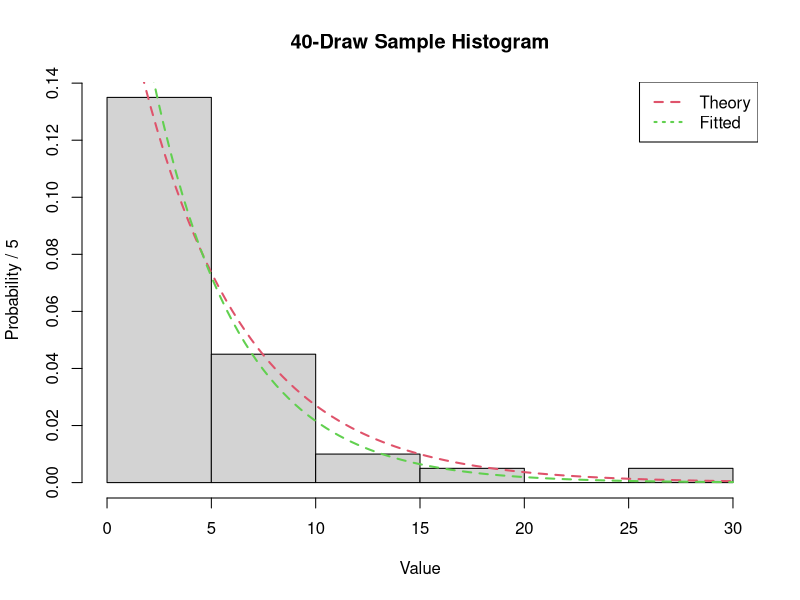
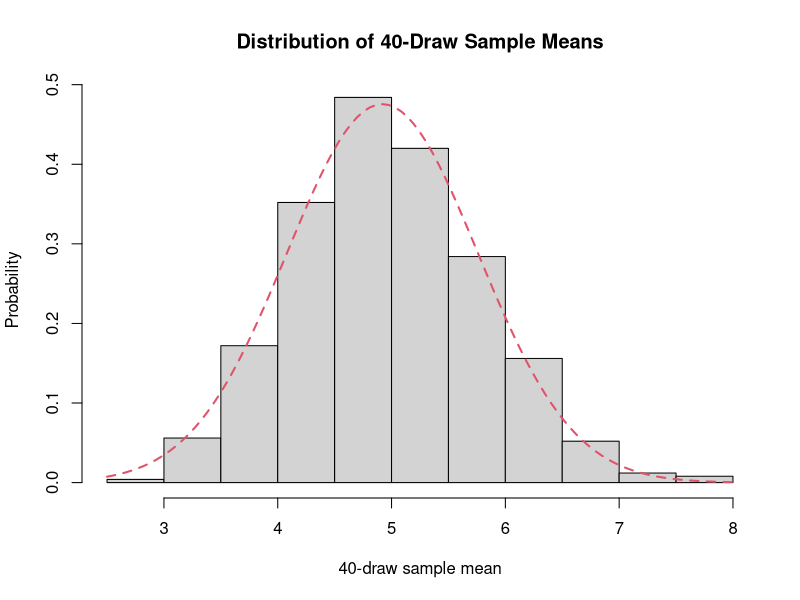
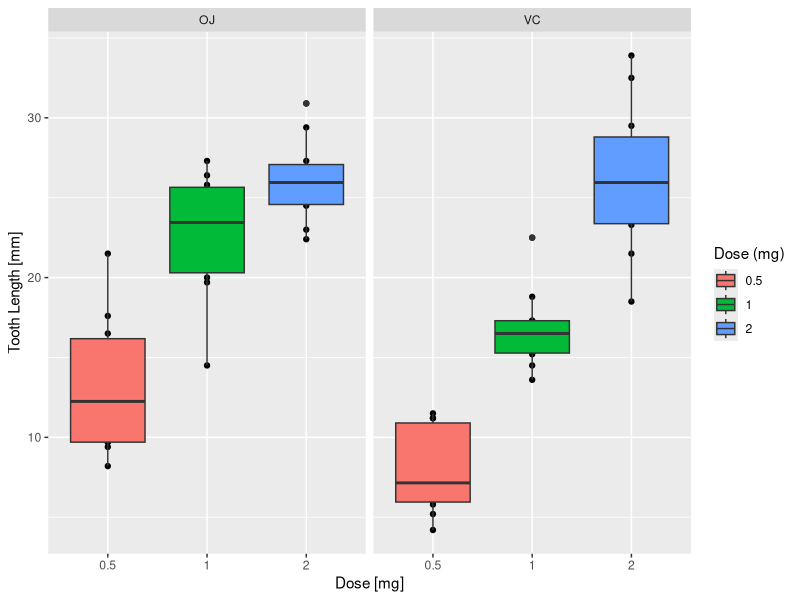

The R script that drew these images, in order:
## ---- chunk 1
knitr::opts_chunk$set(options(scipen=999))
## ---- chunk 2
library(dplyr)
library(ggplot2)
## ---- chunk 3
set.seed(15041707)
## ---- chunk 4
lambda <- 0.2
theoryMeanSD <- 1/lambda
expSample <- rexp(40, rate = lambda)
## ---- chunk 5
expMean <- mean(expSample)
expSD <- sd(expSample)
## ---- chunk 6
expMeanDiff <- 100*(theoryMeanSD-expMean)/theoryMeanSD
expSDDiff <- 100*(theoryMeanSD-expSD)/theoryMeanSD
## ---- chunk 7
# Calculate the number of breaks needed to span the sample with bins of width 1/lambda = 5
# Then create the histogram
histBreaks <- c((1:ceiling(max(expSample)/5 + 1))*5)-5 
expHist <- hist(expSample, prob=TRUE, main = "40-Draw Sample Histogram", xlab = "Value", ylab = "Probability / 5", breaks = histBreaks)
#Fit the histogram to exponential function, extract the fitted rate paramter
histDF <- data.frame(xval = expHist$mids, yval = expHist$density)
expFit <- nls(formula = yval ~ beta*exp(-beta * xval), data = histDF, start = list(beta = .2))
lambdaFit <- summary(expFit)$parameters[1,1]
#Add Theory and Fitted curves to histogram
curve(dexp(x, rate = 0.2), col = 2, lty = 2, lwd = 2, add = TRUE) #Theory
curve(dexp(x, rate = lambdaFit), col = 3, lty = 2, lwd = 2, add = TRUE) #Fitted
legend("topright", c("Theory", "Fitted"), col=c(2, 3), lwd=c(2,2), lty = c(2, 3))
## ---- chunk 8
# Calculate means of 1000 40-draw samples from exp function and create a histogram
mns = NULL
for (i in 1 : 1000) mns = c(mns, mean(rexp(40, rate = lambda)))
normHist <- hist(mns, prob=TRUE, xlab="40-draw sample mean", ylab="Probability", main="Distribution of 40-Draw Sample Means")
# Fit Histogram to a normal function and overlay the fitted function on the histogram
normHistDF <- data.frame(xval = normHist$mids, yval = normHist$density)
normFit <- nls( formula = yval ~ (1/(2*pi*sigma^2)^.5)*exp(-(xval-mu)^2/(2*sigma^2)), start=c(mu=theoryMeanSD,sigma=theoryMeanSD/sqrt(40)) , data = normHistDF)
fitParams <- summary(normFit)$parameters[,1:2]
fitParams
curve(dnorm(x, mean = fitParams[["mu",1]], sd = fitParams[["sigma",1]] ), col = 2, lty = 2, lwd = 2, add = TRUE) #Theory
## ---- chunk 9
head(ToothGrowth)
summary(ToothGrowth$len)
levels(ToothGrowth$supp)
as.numeric(levels(as.factor(ToothGrowth$dose)))
qplot(x=as.factor(dose), y=len, data=ToothGrowth, facets=~supp, xlab="Dose [mg]", ylab="Tooth Length [mm]") +
  geom_boxplot(aes(fill = as.factor(dose))) +
  scale_fill_discrete(name="Dose (mg)")
